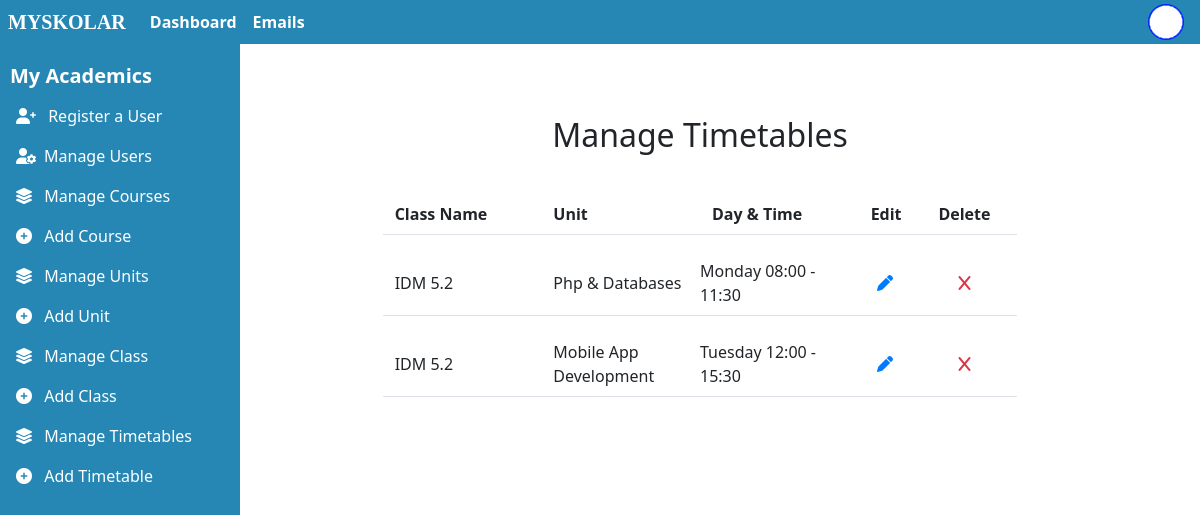
/list-timetables.php?action=list (signed in), run on the app's committed database.
### tables this page shows
CREATE TABLE `unit_timetable` (
  `unitTimetableId` int(11) NOT NULL,
  `unitId` int(11) NOT NULL,
  `classId` int(11) NOT NULL,
  `lecturerId` int(11) NOT NULL,
  `room` varchar(50) NOT NULL,
  `day` varchar(50) NOT NULL,
  `startTime` time NOT NULL,
  `endTime` time NOT NULL
);

CREATE TABLE `class` (
  `classId` int(11) NOT NULL,
  `courseId` int(11) NOT NULL,
  `className` varchar(255) NOT NULL,
  `classDescription` text NOT NULL
);

CREATE TABLE `unit` (
  `unitId` int(11) NOT NULL,
  `courseId` int(11) NOT NULL,
  `semester` varchar(50) NOT NULL,
  `unitName` varchar(255) NOT NULL,
  `unitDescription` text NOT NULL
);

### includes/functions.php (called while the page is built, shortened)
<?php
    function getTimetables($conn){
        $sql = "SELECT * FROM unit_timetable, unit, class
                    WHERE unit_timetable.unitId = unit.unitId
                    AND unit_timetable.classId = class.classId
                    ORDER BY  className, day, startTime, endTime ";
        $stmt = mysqli_stmt_init($conn);
        if(!mysqli_stmt_prepare($stmt,$sql)){
            echo "<p>We have an error - Could not load timetables.</p>";
            exit();
        }
        mysqli_stmt_execute($stmt);
        $result = mysqli_stmt_get_result($stmt);
        return
            $result;
    }
?>

### includes/timetable-inc.php (called while the page is built, shortened)
<?php
    require_once "dbh.php";
    require_once "functions.php";
    if(isset($_GET["action"]) && $_GET["action"]=="list")
    {
         $timetables = getTimetables($conn);
    }
?>

### list-timetables.php (the view, shortened to what this page needs)
<?php
     include "includes/functions.php";
     include "includes/dbh.php";
     include "includes/timetable-inc.php";
     include "includes/header.php";
?>
<main class="col-md-9 ms-sm-auto col-lg-10 px-md-4">
<div class="container user-register mt-5">
    <div class="row justify-content-center">
        <div class="col-12 col-md-8">
            <div class="row">
                <div class="col">
                 <h2 class="text-center mt-4 mb-5">Manage Timetables</h2>
                </div>
            </div>
    <div class="row fw-bold border-bottom pb-2 mb-3">
    <div class="col-3 text-start">Class Name</div>
    <div class="col-3  text-start">Unit</div>
    <div class="col-3  text-start">Day & Time</div>
    <div class="col-1 text-center">Edit</div>
    <div class="col-2 text-center">Delete</div>
  </div>
     <?php foreach($timetables as $timetable):?>
     <form action="timetable.php" method="post"id="form<?php echo $timetable["unitTimetableId"] ?>" class="mt-4">
  <div class="row align-items-center mb-3 border-bottom pb-2">
    <div class="col-3"><?php echo $timetable["className"] ?></div>
    <div class="col-3"><?php echo $timetable["unitName"] ?></div>
    <div class="col-3 ps-0"><?php echo $timetable["day"] ?> <?php echo date("H:i", strtotime($timetable["startTime"]))  ?> - <?php echo date("H:i", strtotime($timetable["endTime"]))  ?></div>
    <div class="col-1 text-center">
   <i class="fa-solid fa-pen" style="color: #007bff; cursor: pointer;" onclick="submitForm(<?php echo $timetable["unitTimetableId"] ?>,'edit');" ></i>
    </div>
    <div class="col-2 text-center">
      <i class="fa-solid fa-x" style="color: #dc3545; cursor: pointer;" onclick="submitForm(<?php echo $timetable["unitTimetableId"] ?>,'delete');"></i>
    </div>
  </div>
</form>
 <?php endforeach?>
      </div>
   </div>
</div>
</main>
<?php  include "includes/footer.php";?>

### css/style.css (style rules this page uses)
html, body { width: 100%; }

### data on the page
unit_timetable: classId.className "IDM 5.2", unitId.unitName "Php & Databases", day "Monday", startTime "08:00", endTime "11:30"
unit_timetable: classId.className "IDM 5.2", unitId.unitName "Mobile App Development", day "Tuesday", startTime "12:00", endTime "15:30"
